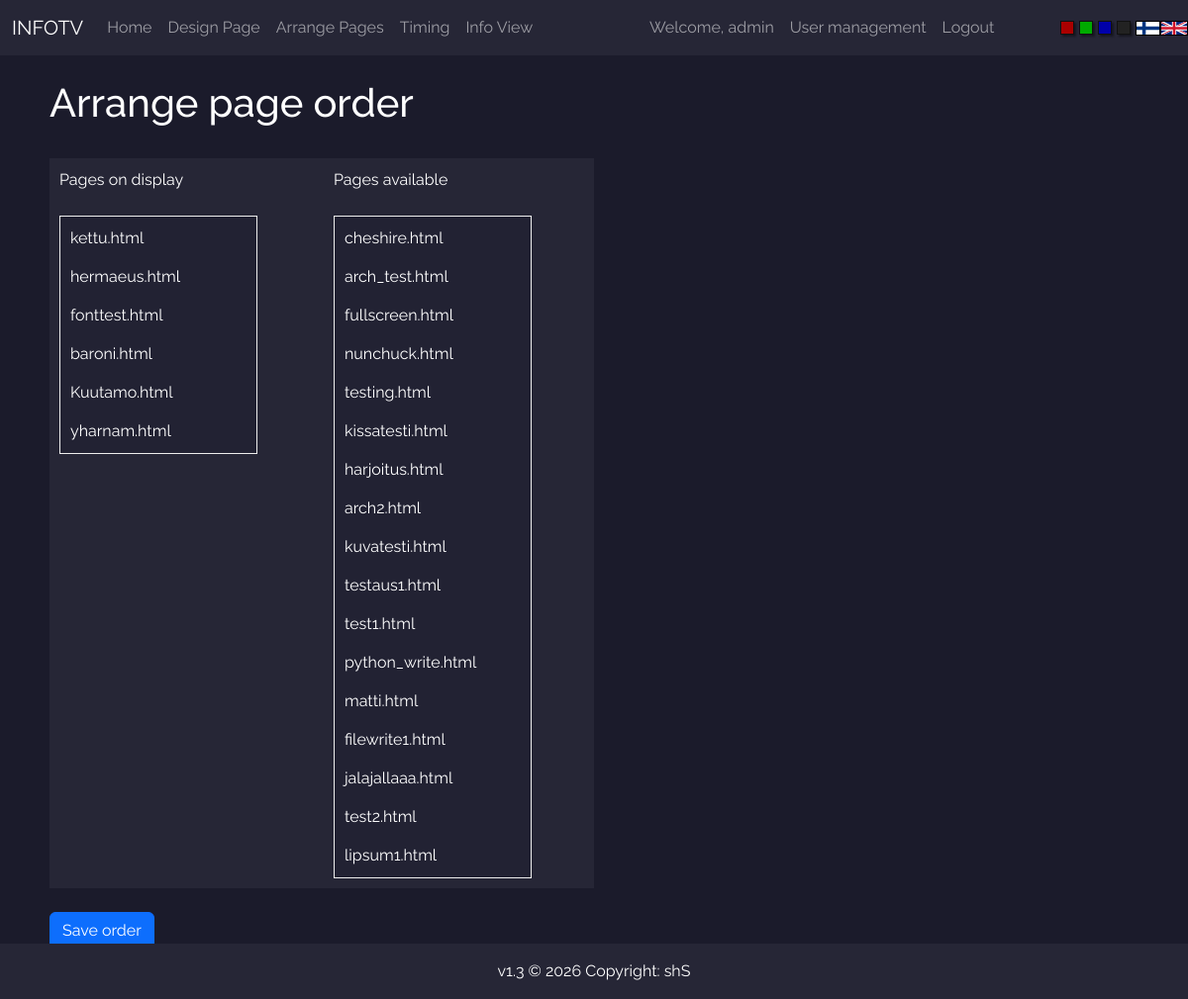
Page /arrange (signed in) on the committed database.
### FlaskTV/models.py (models this page shows, shortened)
class User(db.Model, UserMixin):
    id = db.Column(db.Integer(), primary_key=True)
    username = db.Column(db.String(length=30), nullable=False, unique=True)
    email_address = db.Column(db.String(length=50), nullable=False, unique=True)
    password_hash = db.Column(db.String(length=60), nullable=False)
    modified_pages = db.relationship('Page', backref='owned_user', lazy=True)
    @property
    def password(self):
        return self.password

class Page(db.Model):
    id = db.Column(db.Integer(), primary_key=True)
    name = db.Column(db.String(length=255), nullable=False)
    file = db.Column(db.String(length=255), nullable=False)
    time = db.Column(db.Integer(), nullable=False)
    owner = db.Column(db.Integer(), db.ForeignKey('user.id'), nullable=False)
    enabled = db.Column(db.Boolean(), nullable=False)

### FlaskTV/routes.py (the view, shortened to what this page needs)
@app.route('/arrange', methods=['GET', 'POST'])
@login_required
def arrange_page():
    do_pages_exist()
    get_lang_prefix()
    arrangeform = langs.FORMS[langs.PREFIX]['arrangeform']()
    pages = Page.query.all()
    enabled = Page.query.filter_by(enabled=1).all()
    disabled = Page.query.filter_by(enabled=0).all()
    right_pane = []
    path = 'FlaskTV/templates/info_pages'
    files = os.listdir(path)
    for page in pages:
        if page.file in files:
            files.remove(page.file)
    for i in range(0, len(disabled)):
        right_pane.append(disabled[i].file)
    right_pane.extend(files)
    return render_template(f'{langs.PREFIX}/arrange.html', pages=enabled, files=right_pane, arrangeform=arrangeform)

### FlaskTV/models.py (called while the page is built)
@login_manager.user_loader
def load_user(user_id):
    return User.query.get(int(user_id))

### FlaskTV/routes.py (called while the page is built, shortened)
def do_pages_exist():
    pages = Page.query.all()
    path = os.path.join(os.getcwd(), 'FlaskTV', 'templates', 'info_pages')
    files = os.listdir(path)
    modified = False
    for page in pages:
        if page.file not in files:
            pages.remove(page)
            modified = True
    return True

def get_lang_prefix():
    lang_prefix = 'en'
    if request.cookies.get('lang') == 'fi':
        lang_prefix = 'fi'
    langs.PREFIX = lang_prefix
    return lang_prefix

### FlaskTV/templates/en/arrange.html (shortened to what this page needs)
{% extends 'base.html' %}
{% block content %}
<h1>Arrange page order</h1>
<br />
<form method="POST">
<div class="container s-accent w-50" style="margin:0px; padding:10px;">
    <div class="row">
        <div class="col">
            Pages on display
        </div>
        <div class="col">
            Pages available
        </div>
    </div>
    <br />
    <div class="row">
        <div class="col">
            <ul id="sortable1" class="connectedSortable s-lighten">
            {% for page in pages %}
                <li id="{{ page.file }}">{{ page.file }}</li>
            {% endfor %}
            </ul>
        </div>
        <div class="col">
            <ul id="sortable2" class="connectedSortable s-lighten">
            {% for index in range(files | length) %}
                <li id="{{ files[index] }}">{{ files[index] }}</li>
            {% endfor %}
            </ul>
        </div>
    </div>
</div>
<br />
<button type="button" class="btn btn-primary" id="go" data-bs-toggle="modal" data-bs-target="#Modal-ArrangeConfirm-2">Save order</button>
</form>
{% endblock %}

### FlaskTV/templates/en/nav.html (shortened to what this page needs)
{% if request.cookies.get("theme") == "white" %}
<nav class="navbar navbar-expand-md navbar-light s-accent">
{% else %}
<nav class="navbar navbar-expand-md navbar-dark s-accent">
{% endif %}
      <div class="container-fluid">
      <a class="navbar-brand" href="#">INFOTV</a>
      <div class="navbar-collapse multi-collapse collapse w-100" id="navbarNav">
        <ul class="navbar-nav mr-auto">
            <li class="nav-item active">
                <a class="nav-link" href="{{ url_for('home_page') }}">Home</a>
            </li>
            <li class="nav-item">
                <a class="nav-link" href="{{ url_for('design_page') }}">Design Page</a>
            </li>
            <li class="nav-item">
                <a class="nav-link" href="{{ url_for('arrange_page') }}">Arrange Pages</a>
            </li>
            <li class="nav-item">
                <a class="nav-link" href="{{ url_for('timing_page') }}">Timing</a>
            </li>
            <li class="nav-item">
                <a class="nav-link" href="{{ url_for('view_page') }}">Info View</a>
            </li>
        </ul>
        </div>
        {% if current_user.is_authenticated %}
        <div class="w-75 navbar-collapse multi-collapse collapse" id="navbarCred">
        <ul class="navbar-nav ml-auto">
            <li class="nav-item">
                <a class="nav-link" href="{{ url_for('profile_page') }}">Welcome, {{ current_user.username }}</a>
            </li>
            {% if current_user.username == 'admin' and current_user.id == 5 %}
                <li class="nav-item">
                    <a class="nav-link" href="{{ url_for('uadmin_page') }}">User management</a>
                </li>
            {% endif %}
            <li class="nav-item">
                <a class="nav-link" href="{{ url_for('logout_page') }}">Logout</a>
            </li>
        </ul>
      </div>
        {% endif %}
    </div>
    <div class="s-row">
        <a href="/set/red"><div class="s-square s-red"></div></a>
        <a href="/set/green"><div class="s-square s-green"></div></a>
        <a href="/set/blue"><div class="s-square s-blue"></div></a>
        <a href="/set/black"><div class="s-square s-black"></div></a>
        <a href="/lang/fi">
        <div class="f-fin-box">
            <div class="f-fin"></div>
        </div></a>
        <a href="/lang/en">
        <div class="f-en-box">
            <div class="f-en"></div>
        </div></a>
    </div>
    </nav>

### FlaskTV/static/base.css (style rules this page uses)
body { font-family: 'Raleway', sans-serif; font-size: 1.0em; }
.s-row { display: flex; justify-items: flex-start; }
.s-square { height: 14px; width: 14px; border: 1px solid #111; box-shadow: 2px 2px 2px 0px rgba(0, 0, 0, 0.4); margin-right: 5px; }
.s-red { background-color: #a00; }
.s-green { background-color: #0a0; }
.s-blue { background-color: #00a; }
.s-black { background-color: #222; }
.f-fin { width: 100%; height: 100%; background-size: contain; }
.f-en { width: 100%; height: 100%; background-size: contain; }
.f-fin-box { width: 25px; height:15px; border: 1px solid #000; }
.f-en-box { width: 28px; height:15px; border: 1px solid #000; }
#sortable1, #sortable2 { border: 1px solid #eee; width: 200px; min-height: 20px; list-style-type: none; margin: 0; padding: 5px 0 0 0; float: left; margin-right: 10px; cursor: grab !important; }
#sortable1 li, #sortable2 li { margin: 0 5px 5px 5px; padding: 5px; width: 200px; }

### FlaskTV/static/blue.css (style rules this page uses)
body { background-color: #1b1b2b; color: #fff; position: relative; }
.s-accent { color: #fff; background-color: #262636; }
.s-lighten { color: #fff; background-color: #222233; }

### rows in the picture
User: username "admin"
Page: file "kettu.html"
Page: file "hermaeus.html"
Page: file "fonttest.html"
Page: file "baroni.html"
Page: file "Kuutamo.html"
Page: file "yharnam.html"
Page: file "cheshire.html"
Page: file "arch_test.html"
Page: file "fullscreen.html"
Page: file "nunchuck.html"

### other values in the picture
{{ files[index] }} "testing.html" "kissatesti.html" "harjoitus.html" "arch2.html" "kuvatesti.html" "testaus1.html" "test1.html" "python_write.html" "matti.html" "filewrite1.html" "jalajallaaa.html" "test2.html" "lipsum1.html"
